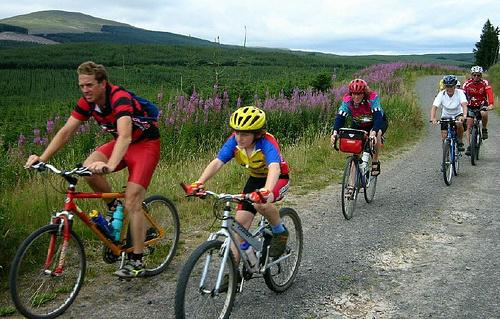
//> input picture opencv/sources/samples/data/dnn/rgb.jpg, 500 x 319 px
$ ./generalContours_demo2 ../../../data/dnn/rgb.jpg   (built with g++ and OpenCV 4)
//> lines starting //> are read from the running program, lines starting //| are printed output that depends on the picture; after the words box and inside, x2 and y2 are one past the last pixel; in counts of white or black regions, pixels touching at a corner belong together
/**
 * @function generalContours_demo2.cpp
 * @brief Demo code to obtain ellipses and rotated rectangles that contain detected contours
 * @author OpenCV team
 */

#include "opencv2/imgcodecs.hpp"
#include "opencv2/highgui.hpp"
#include "opencv2/imgproc.hpp"
#include <iostream>

using namespace cv;
using namespace std;

Mat src; Mat src_gray;
int thresh = 100;
int max_thresh = 255;
RNG rng(12345);

/// Function header
void thresh_callback(int, void* );

/**
 * @function main
 */
int main( int argc, char** argv )
{
  /// Load source image and convert it to gray
  CommandLineParser parser( argc, argv, "{@input | ../data/stuff.jpg | input image}" );
  src = imread( parser.get<String>( "@input" ), IMREAD_COLOR );
//> src is the input picture: 319 rows x 500 cols, CV_8UC3; mean B, G, R 97.6, 112, 107.7
  if( src.empty() )
    {
      cout << "Could not open or find the image!\n" << endl;
      cout << "Usage: " << argv[0] << " <Input image>" << endl;
      return -1;
    }

  /// Convert image to gray and blur it
  cvtColor( src, src_gray, COLOR_BGR2GRAY );
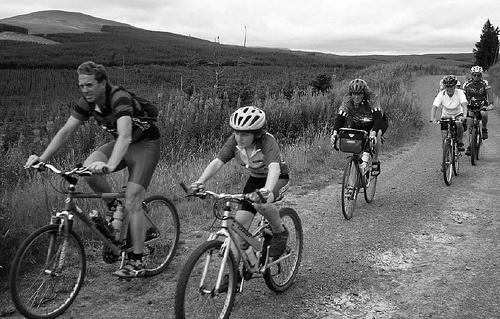
//> src_gray: 319 rows x 500 cols, CV_8UC1; min 0, max 255, mean 109.1
  blur( src_gray, src_gray, Size(3,3) );
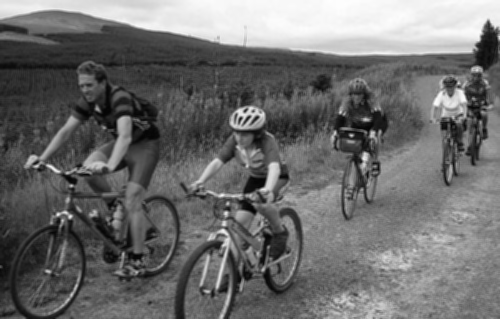
//> src_gray: 319 rows x 500 cols, CV_8UC1; min 4, max 254, mean 109.1

  /// Create Window
  const char* source_window = "Source";
  namedWindow( source_window, WINDOW_AUTOSIZE );
  imshow( source_window, src );

  createTrackbar( " Threshold:", "Source", &thresh, max_thresh, thresh_callback );
  thresh_callback( 0, 0 );

  waitKey(0);
  return(0);
}

/**
 * @function thresh_callback
 */
void thresh_callback(int, void* )
{
  Mat threshold_output;
  vector<vector<Point> > contours;
  vector<Vec4i> hierarchy;

  /// Detect edges using Threshold
  threshold( src_gray, threshold_output, thresh, 255, THRESH_BINARY );
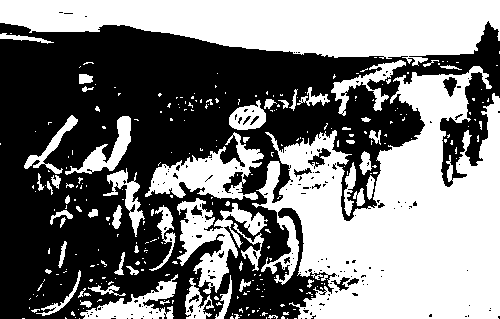
//> threshold_output: 319 rows x 500 cols, CV_8UC1; 48.6% white; 300 white regions (243 under 20 px)
  /// Find contours
  findContours( threshold_output, contours, hierarchy, RETR_TREE, CHAIN_APPROX_SIMPLE, Point(0, 0) );
//> contours = 504 contours, 436 with area under 20; largest, box (x1, y1, x2, y2) and area: (252, 66, 500, 319) 36849, (0, 0, 500, 66) 20976, (145, 132, 264, 200) 3342, (177, 198, 268, 294) 3020, (80, 274, 178, 319) 1496

  /// Find the rotated rectangles and ellipses for each contour
  vector<RotatedRect> minRect( contours.size() );
  vector<RotatedRect> minEllipse( contours.size() );

  for( size_t i = 0; i < contours.size(); i++ )
     { minRect[i] = minAreaRect( contours[i] );
       if( contours[i].size() > 5 )
         { minEllipse[i] = fitEllipse( contours[i] ); }
     }
//> after the loop, minRect = 504 RotatedRects (x, y, width, height, angle), first 8: [295, 318, 0, 2, -90], [287, 318, 0, 0, -90], [79, 318, 0, 0, -90], [23, 318, 0, 2, -90], [266, 317.5, 1, 0, -90], [75, 317, 0, 0, -90], [65.25, 317.8, 0.71, 1.41, -45], [282.5, 317, 2, 3, -90]; minEllipse = 504 RotatedRects (x, y, width, height, angle), first 8: [0, 0, 0, 0, 0], [0, 0, 0, 0, 0], [0, 0, 0, 0, 0], [0, 0, 0, 0, 0], [0, 0, 0, 0, 0], [0, 0, 0, 0, 0], [0, 0, 0, 0, 0], [282.5, 317.5, 3.16, 3.16, 0]

  /// Draw contours + rotated rects + ellipses
  Mat drawing = Mat::zeros( threshold_output.size(), CV_8UC3 );
  for( size_t i = 0; i< contours.size(); i++ )
     {
       Scalar color = Scalar( rng.uniform(0, 255), rng.uniform(0,255), rng.uniform(0,255) );
       // contour
       drawContours( drawing, contours, (int)i, color, 1, 8, vector<Vec4i>(), 0, Point() );
       // ellipse
       ellipse( drawing, minEllipse[i], color, 2, 8 );
       // rotated rectangle
       Point2f rect_points[4]; minRect[i].points( rect_points );
       for( int j = 0; j < 4; j++ )
          line( drawing, rect_points[j], rect_points[(j+1)%4], color, 1, 8 );
     }
//> this loop made 504 passes
//> rect_points on passes 3, 4, 6: 4 Points (x, y): [79, 318], [79, 318], [79, 318], [79, 318], 4 Points (x, y): [24, 318], [22, 318], [22, 318], [24, 318], 4 Points (x, y): [75, 317], [75, 317], [75, 317], [75, 317]
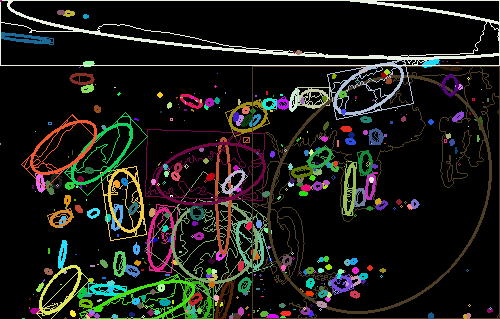
//> drawing: 319 rows x 500 cols, CV_8UC3; mean B, G, R 22.5, 27, 26.6

  /// Show in a window
  namedWindow( "Contours", WINDOW_AUTOSIZE );
  imshow( "Contours", drawing );
}
